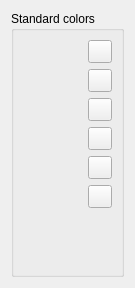
             <widget class="QWidget" name="scrollAreaWidgetContents">
              <property name="geometry">
               <rect>
                <x>0</x>
                <y>0</y>
                <width>127</width>
                <height>288</height>
               </rect>
              </property>
              <layout class="QHBoxLayout" name="horizontalLayout_46">
               <item>
                <widget class="QgsCollapsibleGroupBox" name="groupBox_7">
                 <property name="title">
                  <string>Standard colors</string>
                 </property>
                 <layout class="QGridLayout" name="gridLayout_12">
                  <item row="3" column="1">
                   <widget class="QToolButton" name="mButtonPasteColors">
                    <property name="toolTip">
                     <string>Paste colors</string>
                    </property>
                    <property name="text">
                     <string/>
                    </property>
                    <property name="icon">
                     <iconset resource="../../images/images.qrc">
                      <normaloff>:/images/themes/default/mActionEditPaste.svg</normaloff>:/images/themes/default/mActionEditPaste.svg</iconset>
                    </property>
                   </widget>
                  </item>
                  <item row="5" column="1">
                   <widget class="QToolButton" name="mButtonExportColors">
                    <property name="toolTip">
                     <string>Export colors</string>
                    </property>
                    <property name="text">
                     <string/>
                    </property>
                    <property name="icon">
                     <iconset resource="../../images/images.qrc">
                      <normaloff>:/images/themes/default/mActionFileSave.svg</normaloff>:/images/themes/default/mActionFileSave.svg</iconset>
                    </property>
                   </widget>
                  </item>
                  <item row="0" column="1">
                   <widget class="QToolButton" name="mButtonAddColor">
                    <property name="toolTip">
                     <string>Add color</string>
                    </property>
                    <property name="text">
                     <string/>
                    </property>
                    <property name="icon">
                     <iconset resource="../../images/images.qrc">
                      <normaloff>:/images/themes/default/symbologyAdd.svg</normaloff>:/images/themes/default/symbologyAdd.svg</iconset>
                    </property>
                   </widget>
                  </item>
                  <item row="1" column="1">
                   <widget class="QToolButton" name="mButtonRemoveColor">
                    <property name="toolTip">
                     <string>Remove color</string>
                    </property>
                    <property name="text">
                     <string/>
                    </property>
                    <property name="icon">
                     <iconset resource="../../images/images.qrc">
                      <normaloff>:/images/themes/default/symbologyRemove.svg</normaloff>:/images/themes/default/symbologyRemove.svg</iconset>
                    </property>
                   </widget>
                  </item>
                  <item row="6" column="1">
                   <spacer name="verticalSpacer_12">
                    <property name="orientation">
                     <enum>Qt::Vertical</enum>
                    </property>
                    <property name="sizeHint" stdset="0">
                     <size>
                      <width>20</width>
                      <height>40</height>
                     </size>
                    </property>
                   </spacer>
                  </item>
                  <item row="2" column="1">
                   <widget class="QToolButton" name="mButtonCopyColors">
                    <property name="toolTip">
                     <string>Copy colors</string>
                    </property>
                    <property name="text">
                     <string/>
                    </property>
                    <property name="icon">
                     <iconset resource="../../images/images.qrc">
                      <normaloff>:/images/themes/default/mActionEditCopy.svg</normaloff>:/images/themes/default/mActionEditCopy.svg</iconset>
                    </property>
                   </widget>
                  </item>
                  <item row="4" column="1">
                   <widget class="QToolButton" name="mButtonImportColors">
                    <property name="toolTip">
                     <string>Import colors from file</string>
                    </property>
                    <property name="text">
                     <string/>
                    </property>
                    <property name="icon">
                     <iconset resource="../../images/images.qrc">
                      <normaloff>:/images/themes/default/mActionFileOpen.svg</normaloff>:/images/themes/default/mActionFileOpen.svg</iconset>
                    </property>
                   </widget>
                  </item>
                  <item row="0" column="0" rowspan="8">
                   <widget class="QgsColorSchemeList" name="mTreeCustomColors" native="true">
                    <property name="focusPolicy">
                     <enum>Qt::StrongFocus</enum>
                    </property>
                   </widget>
                  </item>
                 </layout>
                </widget>
               </item>
              </layout>
             </widget>
